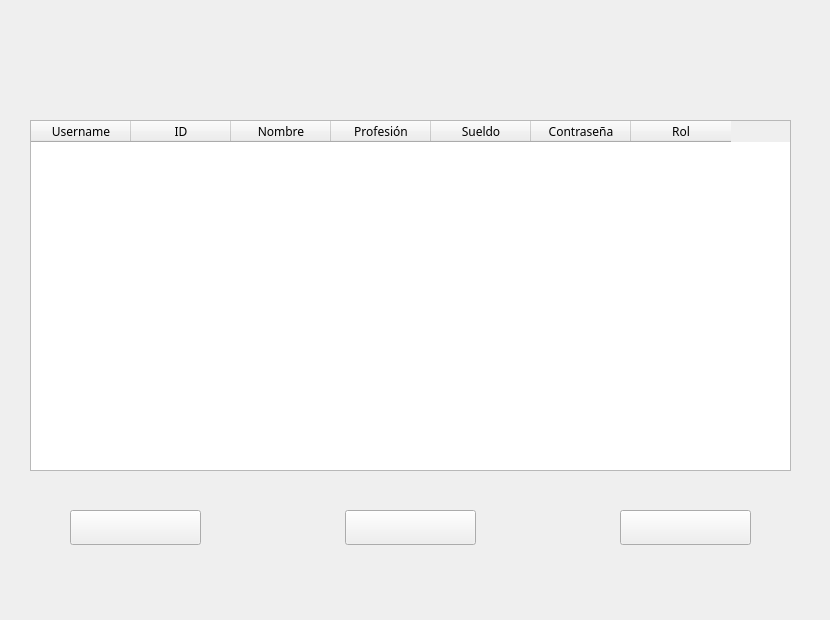
   <widget class="QWidget" name="page_5">
    <widget class="QLabel" name="label_7">
     <property name="geometry">
      <rect>
       <x>0</x>
       <y>0</y>
       <width>821</width>
       <height>611</height>
      </rect>
     </property>
     <property name="text">
      <string/>
     </property>
     <property name="pixmap">
      <pixmap resource="resources.qrc">:/Resources/teacherList.png</pixmap>
     </property>
    </widget>
    <widget class="QPushButton" name="addTeacherBtn">
     <property name="geometry">
      <rect>
       <x>70</x>
       <y>510</y>
       <width>131</width>
       <height>35</height>
      </rect>
     </property>
     <property name="text">
      <string/>
     </property>
    </widget>
    <widget class="QPushButton" name="modifyTeacherBtn">
     <property name="geometry">
      <rect>
       <x>345</x>
       <y>510</y>
       <width>131</width>
       <height>35</height>
      </rect>
     </property>
     <property name="text">
      <string/>
     </property>
    </widget>
    <widget class="QPushButton" name="deleteTeacherBtn">
     <property name="geometry">
      <rect>
       <x>620</x>
       <y>510</y>
       <width>131</width>
       <height>35</height>
      </rect>
     </property>
     <property name="text">
      <string/>
     </property>
    </widget>
    <widget class="QTableWidget" name="tableWidgetTeacher">
     <property name="geometry">
      <rect>
       <x>30</x>
       <y>120</y>
       <width>761</width>
       <height>351</height>
      </rect>
     </property>
     <property name="font">
      <font>
       <family>Arial Rounded MT Bold</family>
      </font>
     </property>
     <property name="editTriggers">
      <set>QAbstractItemView::EditTrigger::NoEditTriggers</set>
     </property>
     <property name="selectionMode">
      <enum>QAbstractItemView::SelectionMode::SingleSelection</enum>
     </property>
     <property name="selectionBehavior">
      <enum>QAbstractItemView::SelectionBehavior::SelectRows</enum>
     </property>
     <column>
      <property name="text">
       <string>Username</string>
      </property>
     </column>
     <column>
      <property name="text">
       <string>ID</string>
      </property>
     </column>
     <column>
      <property name="text">
       <string>Nombre</string>
      </property>
     </column>
     <column>
      <property name="text">
       <string>Profesión</string>
      </property>
     </column>
     <column>
      <property name="text">
       <string>Sueldo</string>
      </property>
     </column>
     <column>
      <property name="text">
       <string>Contraseña</string>
      </property>
     </column>
     <column>
      <property name="text">
       <string>Rol</string>
      </property>
     </column>
    </widget>
   </widget>
